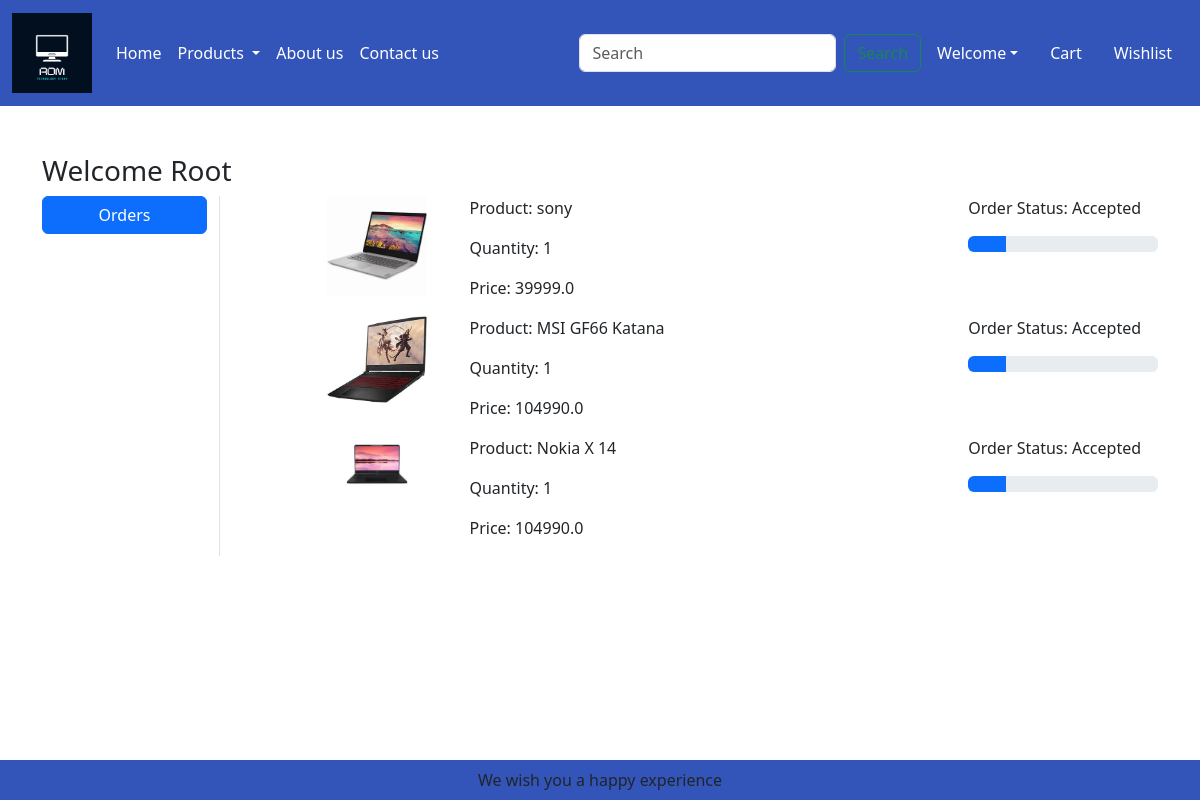
Screenshot of /orders/ (signed in) with the database file from the repository.
### pages/models.py (models this page shows)
class OrderPlaced(models.Model):
    user = models.ForeignKey(User, on_delete=models.CASCADE)
    product = models.ForeignKey(Product, on_delete=models.CASCADE)
    quantity = models.PositiveIntegerField(default=1)
    ordered_date = models.DateTimeField(auto_now_add=True)
    status = models.CharField(max_length=50, choices=STATUS_CHOICES, default="Pending")
    @property
    def total_cost(self):
        return self.quantity*self.product.discounted_price

class Product(models.Model):
    title = models.CharField(max_length=100)
    selling_price =models. FloatField()
    discounted_price= models.FloatField()
    description= models. TextField()
    composition =models. TextField(default='')
    prodapp= models.TextField(default='')
    category =models.CharField(choices = CATEGORY_CHOICES, max_length=2)
    product_image = models. ImageField(upload_to='product')

### pages/views.py (the view)
# urls.py: path('orders/',views.orders,name='orders'),
def orders(request):
    totalitem = 0
    witem = 0
    if request.user.is_authenticated:
        totalitem = len(Cart.objects.filter(user=request.user))
    order_placed=OrderPlaced.objects.filter(user=request.user)
    return render(request, 'pages/orders.html', locals())

### templates/pages/orders.html (shortened to what this page needs)
{% extends 'pages/base.html' %}
{% load static %}
{% block main-content %}
<div class="container my-5">
    <div class="row">
        <h3>Welcome <span class="text-capitalize">{{ request.user }}</span></h3>
        <div class="col-sm-2 border-end">
            <ul class="list-unstyled">
                <li class="d-grid"><a href="{% url 'orders' %}" class="btn btn-primary">Orders</a></li>
            </ul>
        </div>
        <div class="col-sm-9 offset-sm-1">
            {% if order_placed %}
                {% for op in order_placed %}
                <div class="row">
                    <div class="col-sm-2">
                        <img src="{{ op.product.product_image.url }}" class="img-fluid" height="100" width="100"/>
                    </div>
                    <div class="col-sm-7">
                        <p>Product: {{ op.product.title }}</p>
                        <p>Quantity: {{ op.quantity }}</p>
                        <p>Price: {{ op.total_cost }}</p>
                    </div>
                    <div class="col-sm-3">
                        <p>Order Status: {{ op.status }}</p>
                        {% if op.status == 'Accepted' %}
                        <div class="progress">
                            <div class="progress-bar" role="progressbar" style="width: 20%" aria-valuenow="20"
                                aria-valuemin="0" aria-valuemax="100"></div>
                        </div>
                        {% endif %}
                    </div>
                </div>
                {% endfor %}
            {% else %}
                <h1>No orders placed yet.</h1>
            {% endif %}
        </div>
    </div>
</div>
{% endblock main-content %}

### templates/pages/base.html (shortened to what this page needs)
<!DOCTYPE html>
{% load static %}
<html lang="en">
<head>
    <link href="https://cdn.jsdelivr.net/npm/bootstrap@5.3.3/dist/css/bootstrap.min.css" rel="stylesheet">
    <link rel ="stylesheet" href="{% static 'app/css/owl.carousel.min.css' %}"/>
    <link rel ="stylesheet" href="{% static 'app/css/all.min.css' %}"/>
    <link rel ="stylesheet" href="{% static 'app/css/style.css' %}"/>
    <link rel ="stylesheet" href="{% static 'app/css/NavColor.css' %}"/>
</head>
<body>
    <nav class="navbar navbar-expand-lg navbar-dark bg-custom">
        <div class="container-fluid">
          <a class="navbar-brand" href="#">
            <img src="{% static 'app/images/ALogo.jpeg' %}" width = "80" height = "80"/>
          </a>
          <div class="collapse navbar-collapse" id="navbarSupportedContent">
            <ul class="navbar-nav me-auto mb-2 mb-lg-0">
              {% if request.user.is_authenticated %}
              <li class="nav-item">
                <a class="nav-link active" aria-current="page" href="/">Home</a>
              </li>
              <li class="nav-item dropdown">
                <a class="nav-link dropdown-toggle text-white" href="#" role="button" data-bs-toggle="dropdown" aria-expanded="false">
                  Products
                </a>
              </li>
              <li class="nav-item">
                <a class="nav-link text-white" href="{% url 'about' %}">About us</a>
              </li>
              <li class="nav-item">
                <a class="nav-link text-white" href="{% url 'contact' %}">Contact us</a>
              </li>
            </ul>
            <form class="d-flex" role="search" action="{% url 'search-results' %}" method="get">
              <input class="form-control me-2" type="search" name="q" placeholder="Search" aria-label="Search">
              <button class="btn btn-outline-success" type="submit">Search</button>
          </form>
          </div>
          <ul class="navbar-nav me-auto mb-2 mb-lg-0">
            <li class="nav-item dropdown mx-2">
                <a class="nav-link dropdown-toggle text-white" href="#" id="ProfileDropDown" role="button" data-bs-toggle="dropdown" aria-expanded="false">Welcome</a>
            </li>
              <li class="nav-item mx-2">
                <a href="{% url 'showcart' %}" class="nav-link text-white">
                  Cart
                </a>
              </li>
              <li class="nav-item mx-2">
                <a href="{% url 'wishlist' %}" class="nav-link text-white">
                  Wishlist
                </a>
              </li>
              {% endif %}
          </ul>
        </div>
      </nav>
      {% block main-content %}{% endblock main-content %}
      <footer class="container-fluid fixed-bottom bg-custom text-center p-2 mt-5">
        We wish you a happy experience
      </footer>
</body>
</html>

### project/static/app/css/NavColor.css (style rules this page uses)
.bg-custom { background-color: #3354b9; }

### rows the page displays
OrderPlaced: product.product_image (picture), product "sony", quantity "1", total_cost "39999.0", status "Accepted"
OrderPlaced: product.product_image (picture), product "MSI GF66 Katana", quantity "1", total_cost "104990.0", status "Accepted"
OrderPlaced: product.product_image (picture), product "Nokia X 14", quantity "1", total_cost "104990.0", status "Accepted"

### other values shown
{{ request.user }} "Root"
